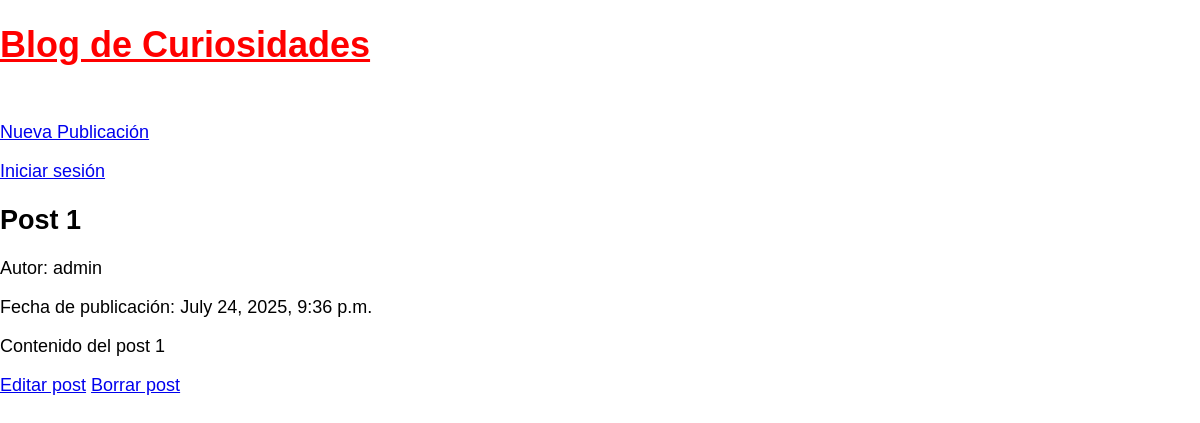
Before: /post/1/ with the older database file.
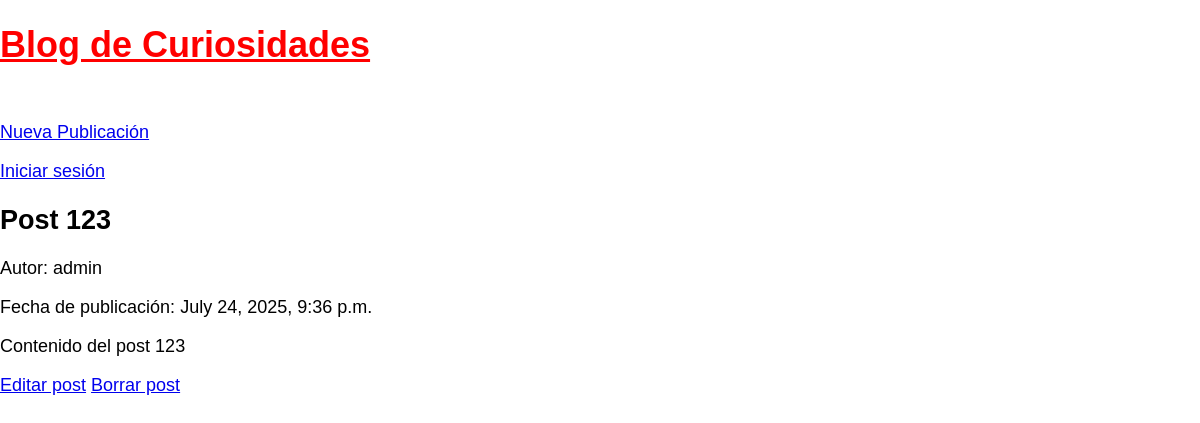
After: the same page with the newer database file.
### blog/models.py (models this page shows, shortened)
class Post(models.Model):
    title = models.CharField(max_length=200)
    content = models.TextField()
    author = models.ForeignKey('auth.User', on_delete=models.CASCADE)
    created_at = models.DateTimeField(auto_now_add=True)
    updated_at = models.DateTimeField(auto_now=True)

### blog/views.py (the view)
# urls.py: path('post/<int:pk>/', PostDetailView.as_view(), name='post_detail'),
class PostDetailView(DetailView):
    model = Post
    template_name = 'post_detail.html'

### templates/post_detail.html
{% extends "_base.html" %}
{% block content %}
    <h2>{{ post.title }}</h2>
    <p>Autor: {{ post.author }}</p>
    <p>Fecha de publicación: {{ post.created_at }}</p>
    <p>{{ post.content }}</p>
    <a href="{% url 'post_update' post.pk %}">Editar post</a>
    <a href="{% url 'post_delete' post.pk %}">Borrar post</a>
{% endblock content %}

Changed rows visible on the page:
changed Post "admin": title "Post 1" → "Post 123"; content "Contenido del post 1" → "Contenido del post 123"
